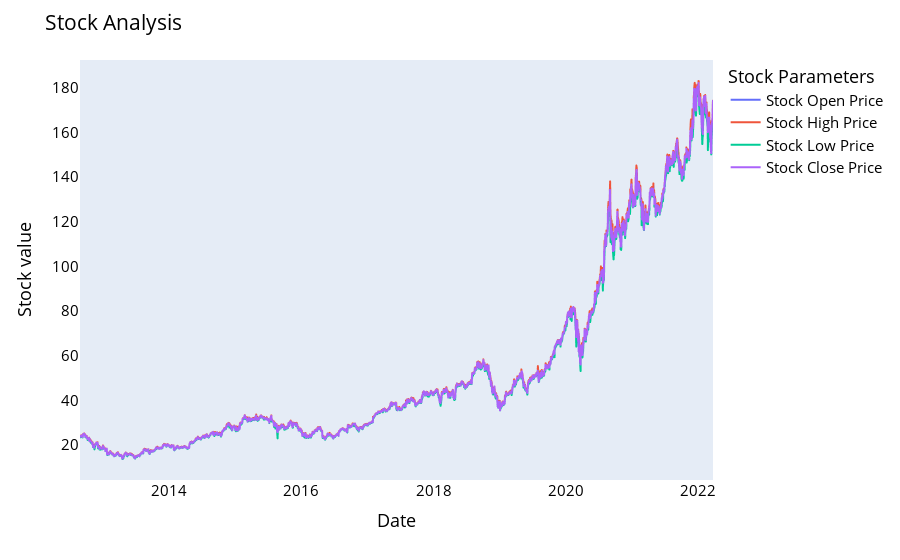

The notebook cell saved with this chart:
### Code cell
data=df.iloc[8000:].copy()

names = cycle(['Stock Open Price','Stock High Price','Stock Low Price','Stock Close Price'])

fig = px.line(data, x=data.index, y=[data['Open'],data['High'], data['Low'],data['Close']],
             labels={'date': 'Date','value':'Stock value'})
fig.update_layout(title_text='Stock Analysis', font_size=15, font_color='black',legend_title_text='Stock Parameters')
fig.update_xaxes(showgrid=False)
fig.update_yaxes(showgrid=False)
fig.for_each_trace(lambda t:  t.update(name = next(names)))
fig.show()

### Figure 1 — Plotly figure (JSON) as saved in the notebook; plotly's stock layout.template omitted (floating-point values rounded to 4 significant figures; data arrays with more than 128 entries replaced by an {"elided": "..."} marker saying what was removed)
{"data": [{"hovertemplate": "variable=Open<br>Date=%{x}<br>Stock value=%{y}<extra></extra>", "legendgroup": "Open", "line": {"color": "#636efa", "dash": "solid"}, "marker": {"symbol": "circle"}, "mode": "lines", "name": "Stock Open Price", "showlegend": true, "type": "scattergl", "x": {"elided": "2409 str values"}, "xaxis": "x", "y": {"elided": "2409 float values"}, "yaxis": "y"}, {"hovertemplate": "variable=High<br>Date=%{x}<br>Stock value=%{y}<extra></extra>", "legendgroup": "High", "line": {"color": "#EF553B", "dash": "solid"}, "marker": {"symbol": "circle"}, "mode": "lines", "name": "Stock High Price", "showlegend": true, "type": "scattergl", "x": {"elided": "2409 str values"}, "xaxis": "x", "y": {"elided": "2409 float values"}, "yaxis": "y"}, {"hovertemplate": "variable=Low<br>Date=%{x}<br>Stock value=%{y}<extra></extra>", "legendgroup": "Low", "line": {"color": "#00cc96", "dash": "solid"}, "marker": {"symbol": "circle"}, "mode": "lines", "name": "Stock Low Price", "showlegend": true, "type": "scattergl", "x": {"elided": "2409 str values"}, "xaxis": "x", "y": {"elided": "2409 float values"}, "yaxis": "y"}, {"hovertemplate": "variable=Close<br>Date=%{x}<br>Stock value=%{y}<extra></extra>", "legendgroup": "Close", "line": {"color": "#ab63fa", "dash": "solid"}, "marker": {"symbol": "circle"}, "mode": "lines", "name": "Stock Close Price", "showlegend": true, "type": "scattergl", "x": {"elided": "2409 str values"}, "xaxis": "x", "y": {"elided": "2409 float values"}, "yaxis": "y"}], "layout": {"font": {"color": "black", "size": 15}, "legend": {"title": {"text": "Stock Parameters"}, "tracegroupgap": 0}, "margin": {"t": 60}, "title": {"text": "Stock Analysis"}, "xaxis": {"anchor": "y", "domain": [0, 1], "showgrid": false, "title": {"text": "Date"}}, "yaxis": {"anchor": "x", "domain": [0, 1], "showgrid": false, "title": {"text": "Stock value"}}}}
